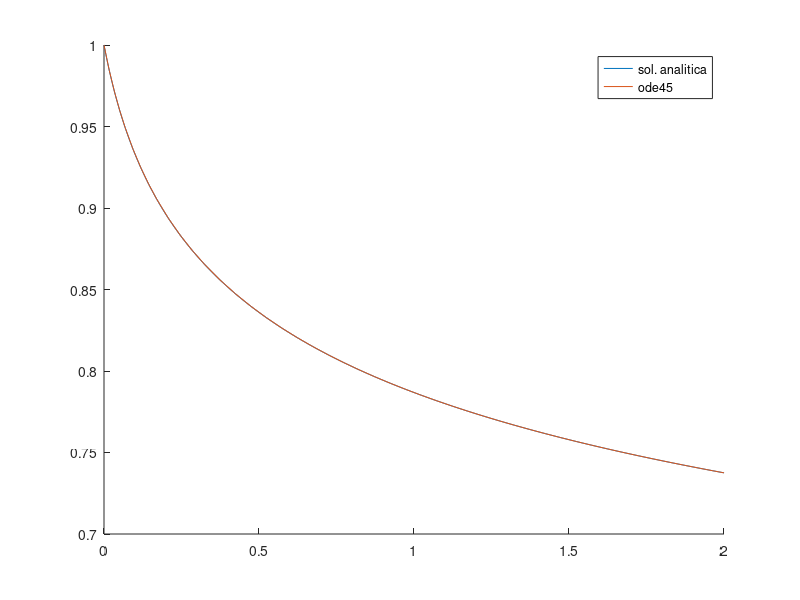

MATLAB code for this plot: (Note: this script raises an error after producing the figure.)
% Objectius:
% - Entendre els conceptes basics dels metodes per a la resolucio numerica
% d'EDOs.
% - Implementar un metode per resoldre EDOs (metode d'Euler)
% - Comprovar experimentalment la convergencia d'un metode
%
% Tasques a fer:
% 1) Executar i mirar aquest script per veure com es pot resoldre el 
%    problema de valor inicial (PVI) amb la funcio de Matlab ode45
% 2) Implementar el metode d'Euler per a la resolucio del mateix PVI
%    Cal crear la funcio Euler amb els arguments d'entrada i sortida
%    especificats a aquest script. 
% 3) Dibuixar una grafica de log10(abs(error)) en funcio de log10(h), on l'error
%    s'evalua com la diferencia entre la solucio analitica i la solucio
%    numerica per x=2. Comprovar si l'ordre de convergencia coincideix amb
%    el teoric.
% Es proposa ara resoldre el PVI y''= -y, y(0)=1, y'(0)=0 per x en (0,T)
% 4) Reduir la EDO de segon ordre a un sistema d'EDOs de 1er ordre
%    Resoldre numericament el PVI amb el metode d'Euler per T=2*pi. Comprovar
%    la converg?ncia.
% 5) Amb h=0.01 resoldre el problema per T=10*pi,50*pi. ?s el m?tode
%    (absolutament) estable? 
clear; close all; clc;
 
% CAS 1
f=@(x,y) -y/(10*x+1); a=0; b=2;  y0=1;
yanal = @(x)(1./(1 + 10.*x).^(0.1));

% CAS2:   vy = (y, y') => vy' = (y', -y) = f(x,vy)
% f=@(x,y) [y(2); -y(1)]; a=0; b=50*pi;  y0=[1;0];
% yanal = @(x)cos(x);

%Solucio analitica
figure(1)
hold on
x = linspace(a,b,1000);
plot(x,yanal(x),'-') 
legend('sol. analitica')

%Solucio amb funcions intrinseques de Matlab
[x,Y]=ode45(f,[a,b],y0);
figure(1), hold on, plot(x,Y(:,1),'-'), legend('sol. analitica','ode45')

%Solucio amb el metode d'Euler
h=0.01;
npassos=ceil((b-a)/h); 
[x,Y]=Euler(f,[a,b],y0,npassos);
figure(1), hold on,plot(x,Y(1,:),'-'), legend('sol. analitica','ode45','Euler')

%Analisi errors del Euler (es lineal, com ha de ser)
h = 1;
err = [];
for i = 1:6
    npassos=ceil((b-a)/h(end)); 
    [x,Y]=Euler(f,[a,b],y0,npassos);
    err = [err, yanal(x(end)) - Y(1,end) ];
    h = [h,h(end)/10];
end
h(end) = [];
figure(2), plot(abs(log10(h)), log10(abs(err))), title("log(h) vs log(error al final)");
log10(h)
log10(err)

%Solucio amb el metode d'Euler enrera
% npassos=ceil((b-a)/h); 
% [x,Y]=BackwardEuler(f,[a,b],y0,npassos);
% figure(1), plot(x,Y,'-o')
% title('y')
% legend('sol. analitica','ode45','euler','euler enrera')
